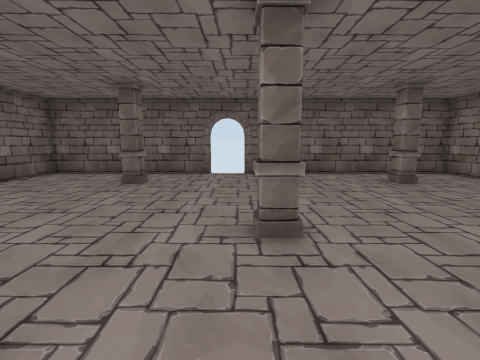
view 1 (above)

15 first-person views from a walk through a 3-D level made in the Unity game engine. The camera is 1.2 m above the floor, tilts 8° down and sees 85° across. Doors are open. The floor is counted in squares, 1 m on a side. Each view is taken from the middle of a square. On the plan, view 1 faces up. The plan holds only what a view shows up to about 12 squares ahead; the rest is blank. The place goes on beyond the plan.

view 2
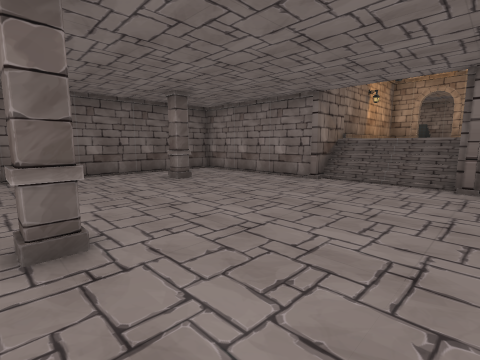

view 3
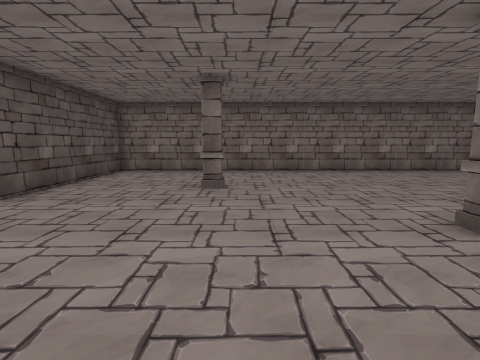

view 4
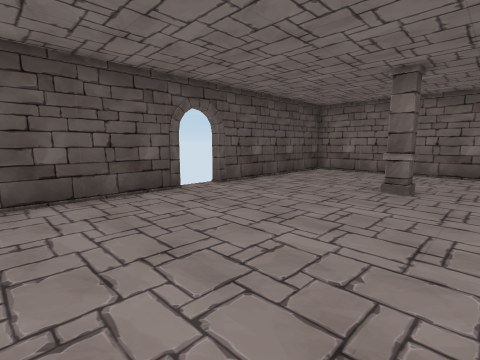

view 5
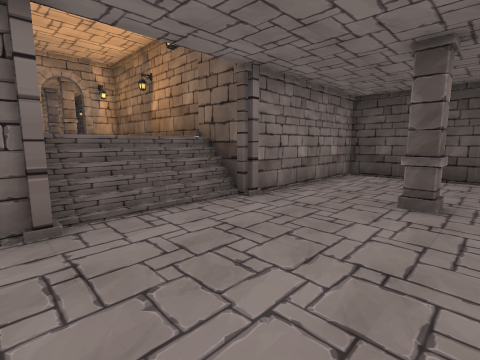

view 6
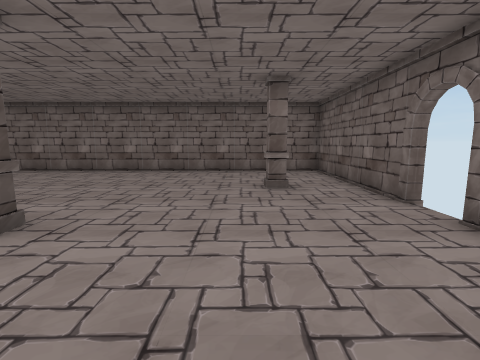

view 7
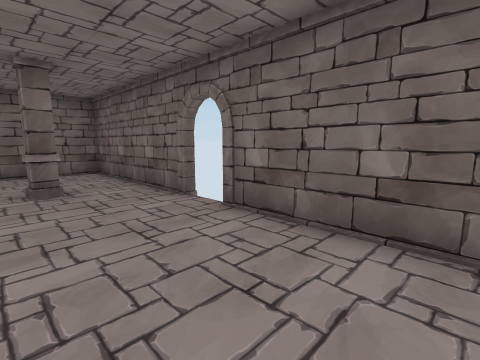

view 8
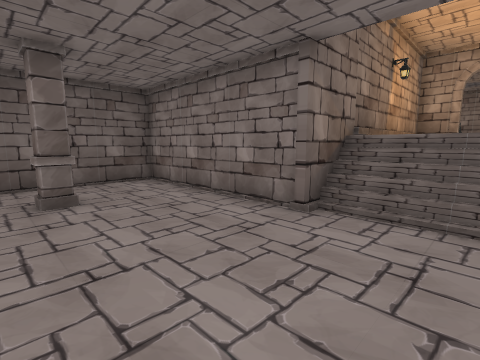

view 9
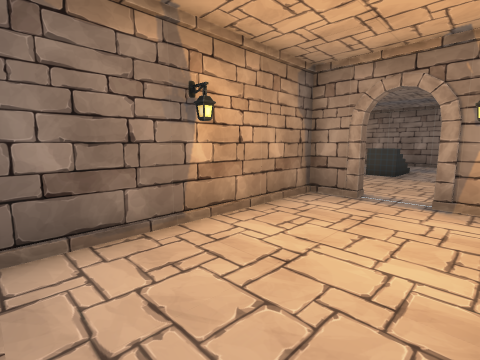

view 10
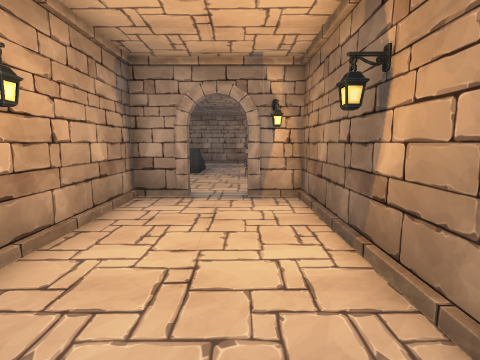

view 11
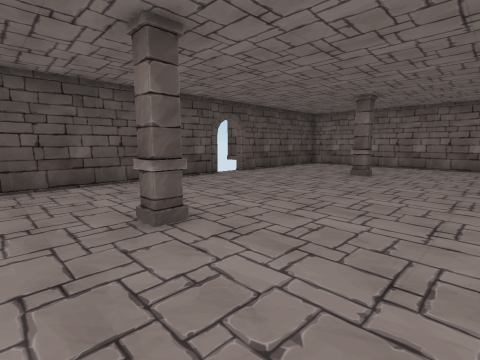

view 12
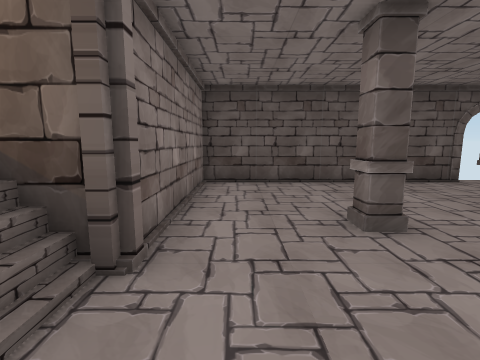

view 13
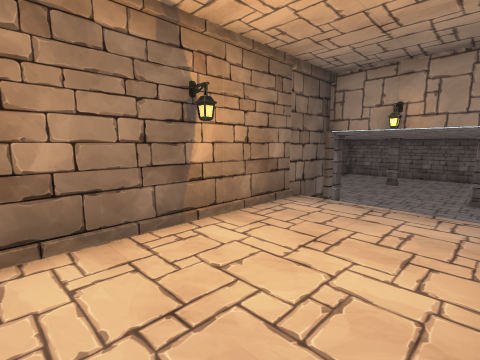

view 14
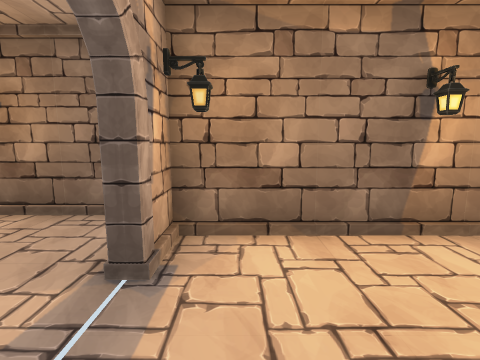

view 15
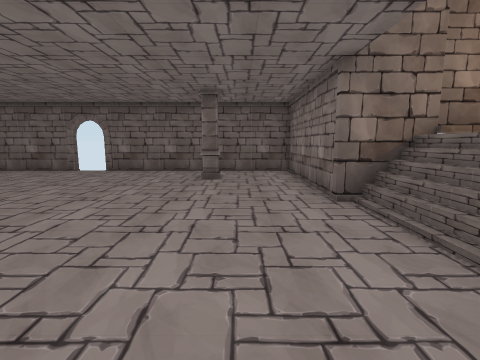

### Floor plan
Key: @ floor where view 1 was taken; # wall or solid block; x gap in a wall; . main floor; : floor 1.5 m higher than the main floor; / step, stairs or slope; D open door; P pillar; L lamp.
Columns run from 8 left of view 1 to 18 right of it. Each row starts with its distance up from view 1.
 11 #######DD########
 10 #......DD#......#
  9 #...............#
  8 #....P.......P..#
  7 #...............#
  6 #...............#
  5 #...............#########
  4 #.......PP......./::L:::#
  3 #........P......./:::::DD:
  2 #................/::::::x:
  1 #................/:::L:L#:
  0 #.......@.......###########
 -1 #....P.......P..#
 -2 #...............#
 -3 #...............#
 -4 #...............#
 -5 #######DD########

Positions as (right, up) in squares from view 1, and headings:
1: (0, 0), facing up
2: (0, 0), facing up-right
3: (4, 0), facing left
4: (4, 1), facing down-left
5: (4, 5), facing down-right
6: (4, 7), facing left
7: (4, 7), facing up-left
8: (4, 2), facing up-right
9: (10, 1), facing up-right
10: (10, 2), facing right
11: (7, 3), facing down-left
12: (7, 3), facing down
13: (15, 4), facing down-left
14: (15, 4), facing down
15: (6, -1), facing up
